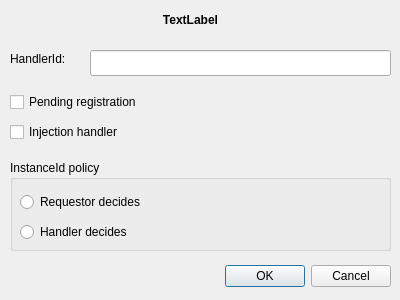
<?xml version="1.0" encoding="UTF-8"?>
<ui version="4.0">
 <class>RegisterHandlerDialog</class>
 <widget class="QDialog" name="RegisterHandlerDialog">
  <property name="geometry">
   <rect>
    <x>0</x>
    <y>0</y>
    <width>400</width>
    <height>300</height>
   </rect>
  </property>
  <property name="windowTitle">
   <string>Register handler</string>
  </property>
  <widget class="QDialogButtonBox" name="buttonBox">
   <property name="geometry">
    <rect>
     <x>10</x>
     <y>260</y>
     <width>381</width>
     <height>32</height>
    </rect>
   </property>
   <property name="orientation">
    <enum>Qt::Horizontal</enum>
   </property>
   <property name="standardButtons">
    <set>QDialogButtonBox::Cancel|QDialogButtonBox::Ok</set>
   </property>
  </widget>
  <widget class="QLabel" name="label_2">
   <property name="geometry">
    <rect>
     <x>10</x>
     <y>50</y>
     <width>81</width>
     <height>18</height>
    </rect>
   </property>
   <property name="text">
    <string>HandlerId:</string>
   </property>
  </widget>
  <widget class="QLineEdit" name="handlerIdEdit">
   <property name="geometry">
    <rect>
     <x>90</x>
     <y>50</y>
     <width>301</width>
     <height>26</height>
    </rect>
   </property>
  </widget>
  <widget class="QCheckBox" name="pendingCb">
   <property name="geometry">
    <rect>
     <x>10</x>
     <y>90</y>
     <width>201</width>
     <height>24</height>
    </rect>
   </property>
   <property name="text">
    <string>Pending registration</string>
   </property>
  </widget>
  <widget class="QCheckBox" name="injectionCb">
   <property name="geometry">
    <rect>
     <x>10</x>
     <y>120</y>
     <width>201</width>
     <height>24</height>
    </rect>
   </property>
   <property name="text">
    <string>Injection handler</string>
   </property>
  </widget>
  <widget class="QGroupBox" name="instanceIdPolicyGroupBox">
   <property name="geometry">
    <rect>
     <x>10</x>
     <y>160</y>
     <width>381</width>
     <height>91</height>
    </rect>
   </property>
   <property name="title">
    <string>InstanceId policy</string>
   </property>
   <widget class="QRadioButton" name="requestorRb">
    <property name="geometry">
     <rect>
      <x>10</x>
      <y>30</y>
      <width>281</width>
      <height>24</height>
     </rect>
    </property>
    <property name="text">
     <string>Requestor decides</string>
    </property>
   </widget>
   <widget class="QRadioButton" name="handlerRb">
    <property name="geometry">
     <rect>
      <x>10</x>
      <y>60</y>
      <width>291</width>
      <height>24</height>
     </rect>
    </property>
    <property name="text">
     <string>Handler decides</string>
    </property>
   </widget>
  </widget>
  <widget class="QLabel" name="nameLabel">
   <property name="geometry">
    <rect>
     <x>10</x>
     <y>10</y>
     <width>361</width>
     <height>20</height>
    </rect>
   </property>
   <property name="minimumSize">
    <size>
     <width>0</width>
     <height>0</height>
    </size>
   </property>
   <property name="styleSheet">
    <string notr="true">font-weight: bold;</string>
   </property>
   <property name="text">
    <string>TextLabel</string>
   </property>
   <property name="alignment">
    <set>Qt::AlignCenter</set>
   </property>
  </widget>
 </widget>
 <resources/>
 <connections>
  <connection>
   <sender>buttonBox</sender>
   <signal>accepted()</signal>
   <receiver>RegisterHandlerDialog</receiver>
   <slot>accept()</slot>
   <hints>
    <hint type="sourcelabel">
     <x>248</x>
     <y>254</y>
    </hint>
    <hint type="destinationlabel">
     <x>157</x>
     <y>274</y>
    </hint>
   </hints>
  </connection>
  <connection>
   <sender>buttonBox</sender>
   <signal>rejected()</signal>
   <receiver>RegisterHandlerDialog</receiver>
   <slot>reject()</slot>
   <hints>
    <hint type="sourcelabel">
     <x>316</x>
     <y>260</y>
    </hint>
    <hint type="destinationlabel">
     <x>286</x>
     <y>274</y>
    </hint>
   </hints>
  </connection>
 </connections>
</ui>
